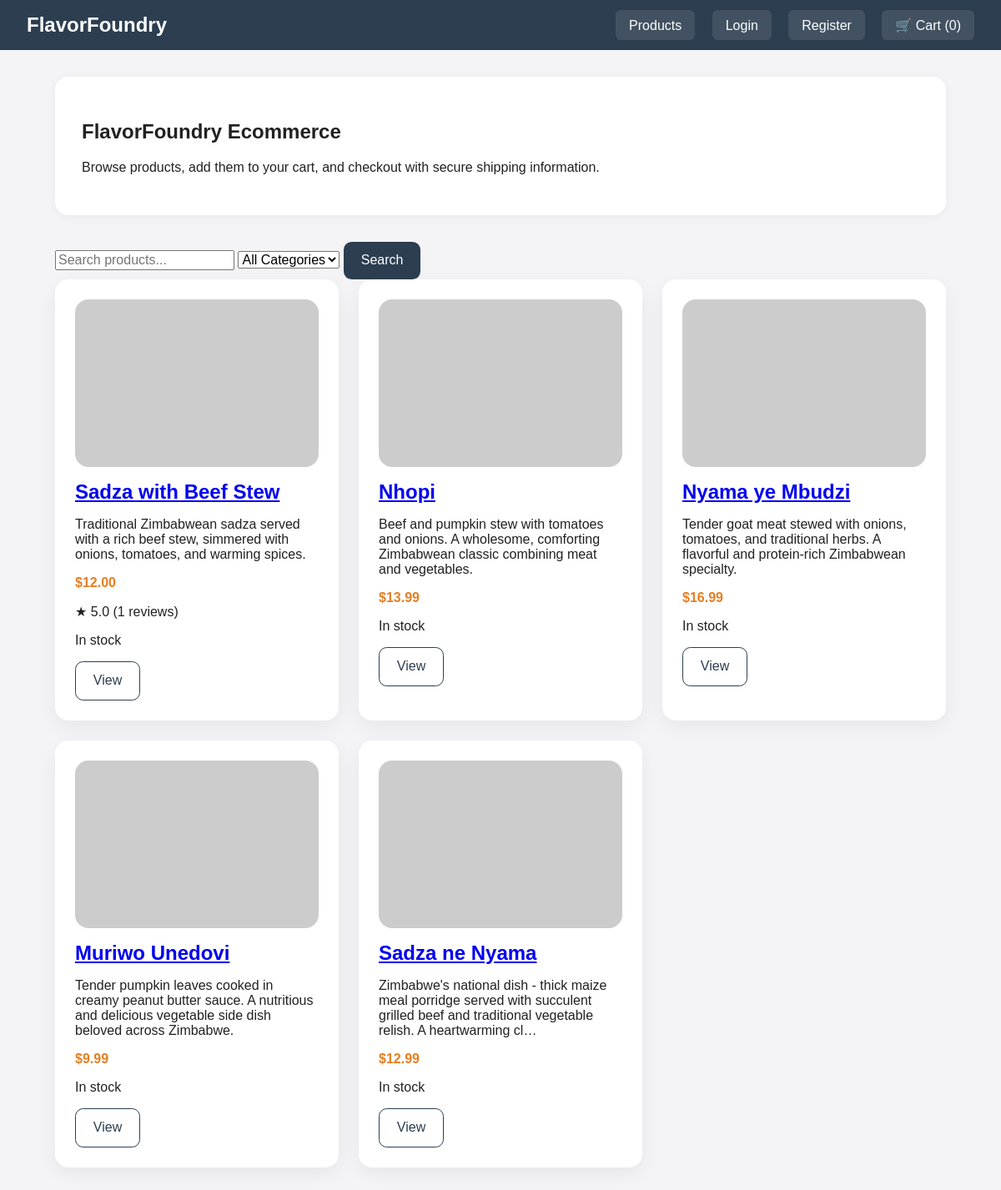
The page / on the database its author committed.
### recipes/models.py (models this page shows, shortened)
class Product(models.Model):
    name = models.CharField(max_length=120)
    description = models.TextField(blank=True)
    price = models.DecimalField(max_digits=8, decimal_places=2, validators=[MinValueValidator(0)])
    image_url = models.URLField(blank=True)
    image = models.ImageField(upload_to='products/', null=True, blank=True)
    category = models.ForeignKey(Category, on_delete=models.SET_NULL, null=True, blank=True, related_name='products')
    available = models.BooleanField(default=True)
    stock = models.PositiveIntegerField(default=0)
    created_at = models.DateTimeField(auto_now_add=True)
    updated_at = models.DateTimeField(auto_now=True)
    class Meta:
        ordering = ['-created_at']
    def is_in_stock(self):
        return self.available and self.stock > 0
    def get_average_rating(self):
        reviews = self.reviews.all()
        if not reviews:
            return 0
        return sum(r.rating for r in reviews) / len(reviews)

class Review(models.Model):
    RATING_CHOICES = [(i, f'{i} Star{"s" if i > 1 else ""}') for i in range(1, 6)]
    product = models.ForeignKey(Product, on_delete=models.CASCADE, related_name='reviews')
    user = models.ForeignKey(User, on_delete=models.CASCADE, related_name='reviews')
    rating = models.IntegerField(choices=RATING_CHOICES, validators=[MinValueValidator(1)])
    comment = models.TextField(blank=True)
    created_at = models.DateTimeField(auto_now_add=True)
    updated_at = models.DateTimeField(auto_now=True)
    class Meta:
        unique_together = ('product', 'user')
        ordering = ['-created_at']

### recipes/views.py (the view)
# urls.py: 2. Add a URL to urlpatterns:  path('', views.home, name='home')
def home(request):
    query = request.GET.get('search', '')
    category_id = request.GET.get('category', '')
    products = Product.objects.all()
    categories = Category.objects.all()
    if query:
        products = products.filter(
            Q(name__icontains=query) | Q(description__icontains=query)
        )
    if category_id:
        products = products.filter(category_id=category_id)
    products = products.order_by('-created_at')
    return render(request, 'index.html', {
        'products': products,
        'categories': categories,
        'search_query': query,
        'cart_count': _cart_item_count(request),
        'selected_category': category_id,
    })

### recipes/views.py (called while the page is built)
def _get_cart(request):
    return request.session.setdefault('cart', {})

def _cart_item_count(request):
    return sum(_get_cart(request).values())

### templates/index.html (shortened to what this page needs)
{% extends 'base.html' %}
{% block content %}
<section class="hero">
    <div>
        <h1>FlavorFoundry Ecommerce</h1>
        <p>Browse products, add them to your cart, and checkout with secure shipping information.</p>
    </div>
</section>
<section class="search-filter">
    <form method="GET" class="search-form">
        <input type="text" name="search" placeholder="Search products..." value="{{ search_query }}">
        <select name="category">
            <option value="">All Categories</option>
        </select>
        <button type="submit" class="button">Search</button>
    </form>
</section>
<section class="product-list">
    {% if products %}
        <div class="product-grid">
            {% for product in products %}
                <article class="product-card">
                    <a href="{% url 'product_detail' id=product.id %}">
                        {% if product.image %}
                            <img src="{{ product.image.url }}" alt="{{ product.name }}">
                        {% else %}
                            <img src="{{ product.image_url|default:'https://via.placeholder.com/320x220?text=No+Image' }}" alt="{{ product.name }}">
                        {% endif %}
                    </a>
                    <div class="product-body">
                        <h2><a href="{% url 'product_detail' id=product.id %}">{{ product.name }}</a></h2>
                        <p>{{ product.description|truncatechars:140 }}</p>
                        <p class="price">${{ product.price }}</p>
                        {% if product.reviews.all %}
                            <p class="rating">★ {{ product.get_average_rating|floatformat:1 }} ({{ product.reviews.count }} reviews)</p>
                        {% endif %}
                        <p class="availability">{% if product.is_in_stock %}In stock{% else %}Out of stock{% endif %}</p>
                        <div class="card-actions">
                            <a class="button outline" href="{% url 'product_detail' id=product.id %}">View</a>
                        </div>
                    </div>
                </article>
            {% endfor %}
        </div>
    {% else %}
        <p>No products available yet. Add a product to start selling.</p>
    {% endif %}
</section>
{% endblock %}

### static/style.css (style rules this page uses)
* { box-sizing: border-box; }
body { margin: 0; font-family: Arial, sans-serif; background: #f4f4f7; color: #212121; }
.hero { background: white; border-radius: 1rem; padding: 2rem; margin-bottom: 2rem; box-shadow: 0 2px 12px rgba(0, 0, 0, 0.05); }
.product-grid { display: grid; gap: 1.5rem; grid-template-columns: repeat(auto-fit, minmax(260px, 1fr)); }
.product-card, .product-detail, .form-page, .confirm-page, .checkout-summary, .order-summary { background: white; border-radius: 1rem; padding: 1.5rem; box-shadow: 0 8px 24px rgba(0, 0, 0, 0.06); }
.product-card img, .product-detail img { display: block; width: 100%; border-radius: 1rem; margin-bottom: 1rem; }
.product-body h2, .product-info h1 { margin: 0 0 0.75rem; }
.price, .product-price { color: #e67e22; font-weight: bold; margin: 0.5rem 0; }
.availability { margin-bottom: 1rem; }
.card-actions, .actions { margin-top: 1rem; }
.button, .button.outline { display: inline-block; border: none; border-radius: 0.6rem; padding: 0.85rem 1.3rem; text-decoration: none; color: white; background: #2c3e50; cursor: pointer; transition: background 0.2s ease; }
.button.outline { background: transparent; border: 1px solid #2c3e50; color: #2c3e50; }
button, input, textarea, select { font: inherit; }

### rows shown on the page
Product: name "Sadza with Beef Stew", description "Traditional Zimbabwean sadza served with a rich beef stew, simmered with onions, tomatoes, and warming spices.", price "12.00", get_average_rating "5.0", reviews.count "1", available "In stock"
Product: name "Nhopi", description "Beef and pumpkin stew with tomatoes and onions. A wholesome, comforting Zimbabwean classic combining meat and vegetables.", price "13.99", available "In stock"
Product: name "Nyama ye Mbudzi", description "Tender goat meat stewed with onions, tomatoes, and traditional herbs. A flavorful and protein-rich Zimbabwean specialty.", price "16.99", available "In stock"
Product: name "Muriwo Unedovi", description "Tender pumpkin leaves cooked in creamy peanut butter sauce. A nutritious and delicious vegetable side dish beloved across Zimbabwe.", price "9.99", available "In stock"
Product: name "Sadza ne Nyama", description "Zimbabwe's national dish - thick maize meal porridge served with succulent grilled beef and traditional vegetable relish. A heartwarming cl…", price "12.99", available "In stock"

### other values the page prints
{{ cart_count|default:0 }} "0"
